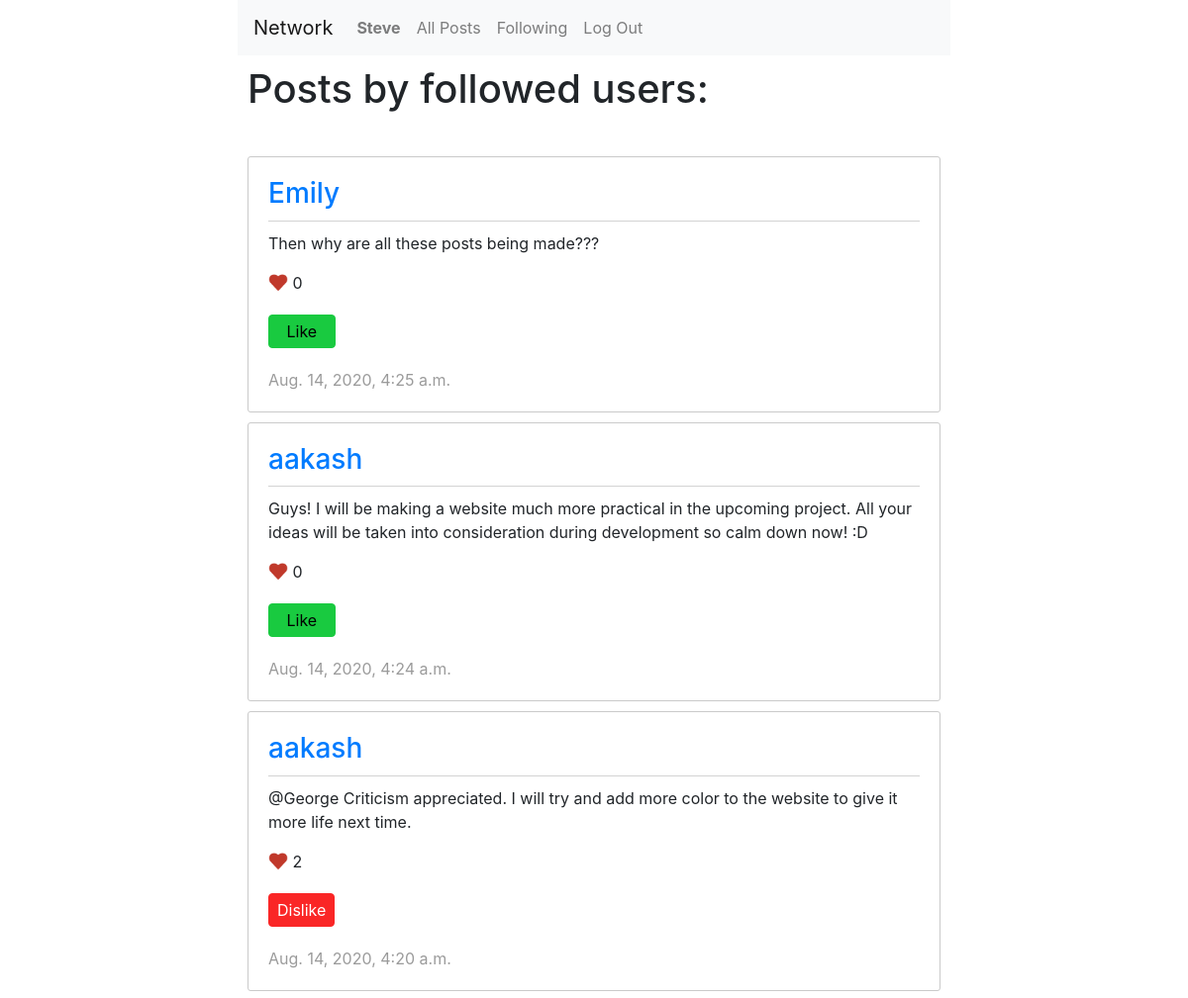
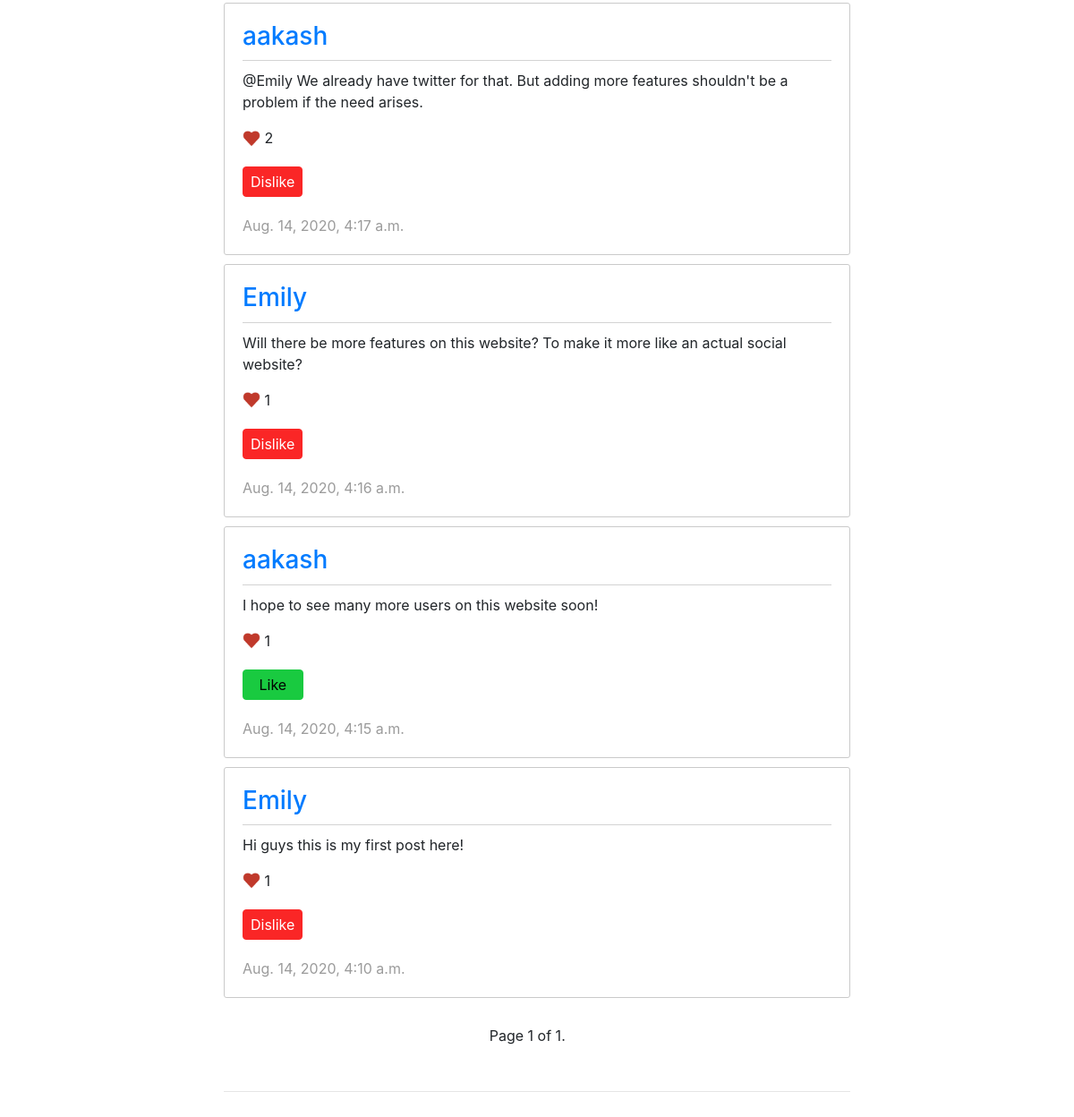
Screenshot of /followPage (signed in) with the database file from the repository (2 pictures, top to bottom).
### network/models.py (models this page shows, shortened)
class User(AbstractUser):
    pass

class Post(models.Model):
    user = models.ForeignKey(User, on_delete=models.CASCADE)
    content = models.CharField(max_length=300)
    liked_by = models.ManyToManyField(User, related_name="likes")
    total_likes = models.IntegerField(default=0)
    timestamp = models.DateTimeField(auto_now_add=True)

### network/views.py (the view)
# urls.py: path("followPage", views.followPage, name="followPage"),
def followPage(request):
    current_user = request.user
    followerObjects = Follow.objects.filter(follower=current_user)
    listOfUsers = []
    for item in followerObjects:
        listOfUsers.append(item.following)
    posts = Post.objects.filter(user__in=listOfUsers).order_by('-timestamp')
    paginator = Paginator(posts, 10)
    page_number = request.GET.get('page')
    page_obj = paginator.get_page(page_number)
    return render(request, "network/followPage.html", {'current_user': current_user, 'page_obj': page_obj})

### network/templates/network/followPage.html (shortened to what this page needs)
{% extends "network/layout.html" %}
{% load static %}
{% load tz %}
{% block body %}
    <h1 class="pageHeading">Posts by followed users:</h1>
    <br>
    {% for post in page_obj %}
        <div id="post_{{ post.id }}" class='post_container'>
            <a href="{% url 'userProfile' username=post.user.username %}"><h3>{{ post.user.username }}</h3></a>
            <p class="content">{{ post.content }}</p>
            <img src="{% static 'network/heart.png' %}" style="height: 20px; width: 20px; margin-top: -5px">
            <text class="total_likes">{{ post.total_likes }}</text>
            {% if current_user in post.liked_by.all %}
                <button class="dislikePost" style="display: block;">Dislike</button>
            {% else %}
                <button class="likePost" style="display: block;">Like</button>
            {% endif %}
            <time class="time">{{ post.timestamp|localtime }}</time>
        </div>
    {% endfor %}
    <div class="pagination">
        <span class="step-links">
            <span class="prev">
            </span>
            <span class="current">
                Page {{ page_obj.number }} of {{ page_obj.paginator.num_pages }}.
            </span>
            <span class="next">
            </span>
        </span>
    </div>
    <hr>
{% endblock %}

### network/templates/network/layout.html (shortened to what this page needs)
{% load static %}
<!DOCTYPE html>
<html lang="en">
    <head>
        <link rel="stylesheet" href="https://stackpath.bootstrapcdn.com/bootstrap/4.4.1/css/bootstrap.min.css">
        <link href="{% static 'network/styles.css' %}" rel="stylesheet">
    </head>
    <body>
        <nav class="navbar navbar-expand-lg navbar-light bg-light">
            <a class="navbar-brand" href="{% url 'index' %}">Network</a>
            <div>
              <ul class="navbar-nav mr-auto">
                {% if user.is_authenticated %}
                    <li class="nav-item">
                        <a class="nav-link" href="{% url 'userProfile' username=user.username %}"><strong>{{ user.username }}</strong></a>
                    </li>
                {% endif %}
                <li class="nav-item">
                  <a class="nav-link" href="{% url 'index' %}">All Posts</a>
                </li>
                {% if user.is_authenticated %}
                    <li class="nav-item">
                        <a class="nav-link" href="{% url 'followPage' %}">Following</a>
                    </li>
                    <li class="nav-item">
                        <a class="nav-link" href="{% url 'logout' %}">Log Out</a>
                    </li>
                {% endif %}
              </ul>
            </div>
          </nav>
        <div class="body">
            {% block body %}
            {% endblock %}
        </div>
    </body>
</html>

### network/static/network/styles.css (style rules this page uses)
body { margin-left: 20%; margin-right: 20%; }
.pageHeading { margin: 10px; }
hr { margin: 30px 10px 30px 10px; }
.post_container { padding: 20px; border: 1px solid rgb(202, 202, 202); border-radius: 3px; margin: 10px; }
.time { color: rgb(155, 155, 155); }
.content { margin-top: 10px; border-top: 1px solid rgb(211, 211, 211); padding-top: 10px; }
.pagination { width: fit-content; margin-left: auto; margin-right: auto; padding: 20px; }
.step-links { width: 340px; display: flex; flex-direction: row; }
.prev { flex: 34%; }
.current { flex: 28%; }
.next { flex: 37%; }
.likePost { border: 1px solid #19ca40; color: rgb(0, 0, 0); padding: 4px; padding-left: 17.5px; padding-right: 17.5px; background-color: #19ca40; border-radius: 4px; margin-top: 20px; margin-bottom: 20px; }
.dislikePost { border: 1px solid #fa2626; color: rgb(255, 255, 255); padding: 4px; padding-left: 8px; padding-right: 8px; background-color: #fa2626; border-radius: 4px; margin-top: 20px; margin-bottom: 20px; }

### rows the page displays
User: username "Steve"
Post: user.username "Emily", content "Then why are all these posts being made???", total_likes "0", shows "Like", timestamp "Aug. 14, 2020, 4:25 a.m."
Post: user.username "aakash", content "Guys! I will be making a website much more practical in the upcoming project. All your ideas will be taken into consideration during development so calm down now! :D", total_likes "0", shows "Like", timestamp "Aug. 14, 2020, 4:24 a.m."
Post: user.username "aakash", content "@George Criticism appreciated. I will try and add more color to the website to give it more life next time.", total_likes "2", shows "Dislike", timestamp "Aug. 14, 2020, 4:20 a.m."
Post: user.username "aakash", content "@Emily We already have twitter for that. But adding more features shouldn't be a problem if the need arises.", total_likes "2", shows "Dislike", timestamp "Aug. 14, 2020, 4:17 a.m."
Post: user.username "Emily", content "Will there be more features on this website? To make it more like an actual social website?", total_likes "1", shows "Dislike", timestamp "Aug. 14, 2020, 4:16 a.m."
Post: user.username "aakash", content "I hope to see many more users on this website soon!", total_likes "1", shows "Like", timestamp "Aug. 14, 2020, 4:15 a.m."
Post: user.username "Emily", content "Hi guys this is my first post here!", total_likes "1", shows "Dislike", timestamp "Aug. 14, 2020, 4:10 a.m."

### other values shown
{{ page_obj.number }} "1"
{{ page_obj.paginator.num_pages }} "1"
